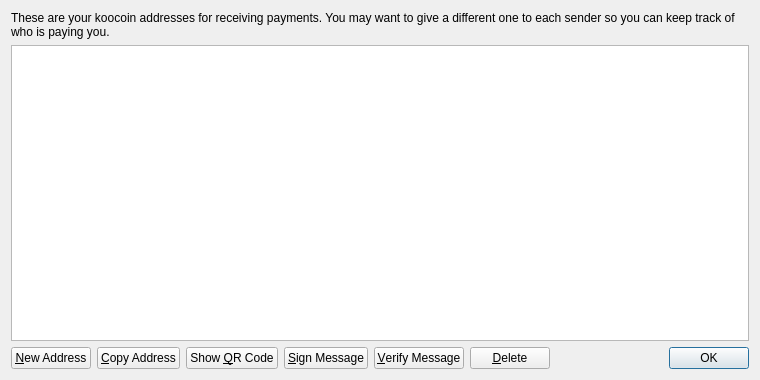
<?xml version="1.0" encoding="UTF-8"?>
<ui version="4.0">
 <class>AddressBookPage</class>
 <widget class="QWidget" name="AddressBookPage">
  <property name="geometry">
   <rect>
    <x>0</x>
    <y>0</y>
    <width>760</width>
    <height>380</height>
   </rect>
  </property>
  <property name="windowTitle">
   <string>Address Book</string>
  </property>
  <layout class="QVBoxLayout" name="verticalLayout">
   <item>
    <widget class="QLabel" name="labelExplanation">
     <property name="text">
      <string>These are your koocoin addresses for receiving payments. You may want to give a different one to each sender so you can keep track of who is paying you.</string>
     </property>
     <property name="textFormat">
      <enum>Qt::PlainText</enum>
     </property>
     <property name="wordWrap">
      <bool>true</bool>
     </property>
    </widget>
   </item>
   <item>
    <widget class="QTableView" name="tableView">
     <property name="contextMenuPolicy">
      <enum>Qt::CustomContextMenu</enum>
     </property>
     <property name="toolTip">
      <string>Double-click to edit address or label</string>
     </property>
     <property name="tabKeyNavigation">
      <bool>false</bool>
     </property>
     <property name="alternatingRowColors">
      <bool>true</bool>
     </property>
     <property name="selectionMode">
      <enum>QAbstractItemView::SingleSelection</enum>
     </property>
     <property name="selectionBehavior">
      <enum>QAbstractItemView::SelectRows</enum>
     </property>
     <property name="sortingEnabled">
      <bool>true</bool>
     </property>
     <attribute name="verticalHeaderVisible">
      <bool>false</bool>
     </attribute>
    </widget>
   </item>
   <item>
    <layout class="QHBoxLayout" name="horizontalLayout">
     <item>
      <widget class="QPushButton" name="newAddressButton">
       <property name="toolTip">
        <string>Create a new address</string>
       </property>
       <property name="text">
        <string>&amp;New Address</string>
       </property>
       <property name="icon">
        <iconset resource="../bitcoin.qrc">
         <normaloff>:/icons/add</normaloff>:/icons/add</iconset>
       </property>
      </widget>
     </item>
     <item>
      <widget class="QPushButton" name="copyToClipboard">
       <property name="toolTip">
        <string>Copy the currently selected address to the system clipboard</string>
       </property>
       <property name="text">
        <string>&amp;Copy Address</string>
       </property>
       <property name="icon">
        <iconset resource="../bitcoin.qrc">
         <normaloff>:/icons/editcopy</normaloff>:/icons/editcopy</iconset>
       </property>
      </widget>
     </item>
     <item>
      <widget class="QPushButton" name="showQRCode">
       <property name="text">
        <string>Show &amp;QR Code</string>
       </property>
       <property name="icon">
        <iconset resource="../bitcoin.qrc">
         <normaloff>:/icons/qrcode</normaloff>:/icons/qrcode</iconset>
       </property>
      </widget>
     </item>
     <item>
      <widget class="QPushButton" name="signMessage">
       <property name="toolTip">
        <string>Sign a message to prove you own a Bitcoin address</string>
       </property>
       <property name="text">
        <string>&amp;Sign Message</string>
       </property>
       <property name="icon">
        <iconset resource="../bitcoin.qrc">
         <normaloff>:/icons/edit</normaloff>:/icons/edit</iconset>
       </property>
      </widget>
     </item>
     <item>
      <widget class="QPushButton" name="verifyMessage">
       <property name="toolTip">
        <string>Verify a message to ensure it was signed with a specified Bitcoin address</string>
       </property>
       <property name="text">
        <string>&amp;Verify Message</string>
       </property>
       <property name="icon">
        <iconset resource="../bitcoin.qrc">
         <normaloff>:/icons/transaction_0</normaloff>:/icons/transaction_0</iconset>
       </property>
      </widget>
     </item>
     <item>
      <widget class="QPushButton" name="deleteButton">
       <property name="toolTip">
        <string>Delete the currently selected address from the list. Only sending addresses can be deleted.</string>
       </property>
       <property name="text">
        <string>&amp;Delete</string>
       </property>
       <property name="icon">
        <iconset resource="../bitcoin.qrc">
         <normaloff>:/icons/remove</normaloff>:/icons/remove</iconset>
       </property>
      </widget>
     </item>
     <item>
      <spacer name="horizontalSpacer">
       <property name="orientation">
        <enum>Qt::Horizontal</enum>
       </property>
       <property name="sizeHint" stdset="0">
        <size>
         <width>40</width>
         <height>20</height>
        </size>
       </property>
      </spacer>
     </item>
     <item>
      <widget class="QDialogButtonBox" name="buttonBox">
       <property name="sizePolicy">
        <sizepolicy hsizetype="Maximum" vsizetype="Fixed">
         <horstretch>0</horstretch>
         <verstretch>0</verstretch>
        </sizepolicy>
       </property>
       <property name="standardButtons">
        <set>QDialogButtonBox::Ok</set>
       </property>
      </widget>
     </item>
    </layout>
   </item>
  </layout>
 </widget>
 <resources>
  <include location="../bitcoin.qrc"/>
 </resources>
 <connections/>
</ui>
